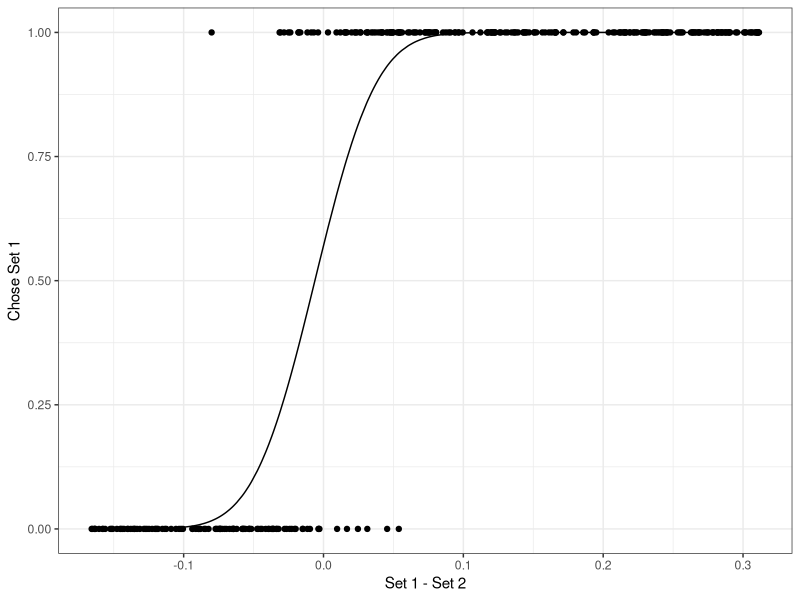
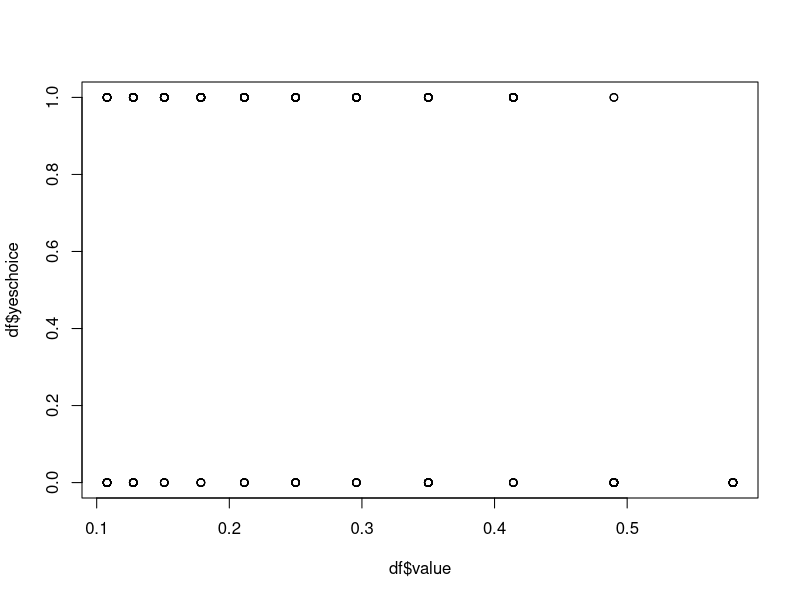
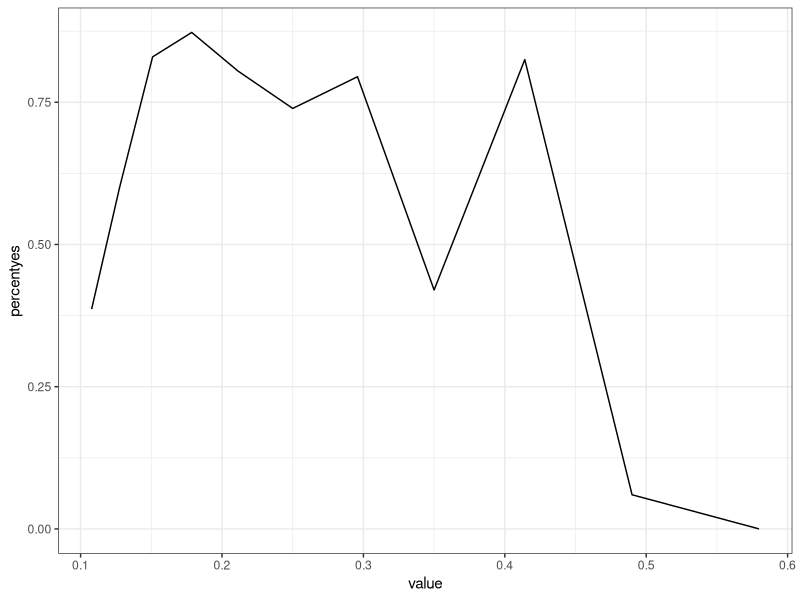

Write the R code that produced these figures, in order.
#run sims for Ariely experiment

library(ggplot2)
library(tidyverse)

# Function to take two values and a tolerance level and return true if 
# mainval within tolerance level of checkagainstval 
#(ie 5 checked against 7 with tolerance level of 2 would return true)

idcheck <- function(mainval, checkagainstval, tolerance){
  valmax <- checkagainstval+tolerance
  valmin <- checkagainstval-tolerance
  result <- ifelse(mainval < valmax & mainval > valmin,
                   TRUE, FALSE)
  return(result)
}

#convert previous function to check one value against every value in a set

idcheckset <- function(mainval, set, tolerance){
  idvec <- c()
  for (i in 1:length(set)) {
    idvec[i] <- idcheck(mainval, set[i], tolerance)
  }
  return(idvec)
}

# "uniform" kernel function specified in Bhui paper

kernel <- function(X){
  X[X >= -1 & X <= 1] <- (X[X >= -1 & X <= 1]+1)/2
  X[X <= -1] <- 0
  X[X >= 1] <- 1
  return(X)
}

#Main function: gives position of x within inferred distribution based on set X given bandwidth h
#so a CDF is built using X and h then function returns position of x in this CDF
#note that subsetsize is the size of a set sampled from the set then used when inferring distribution
# this will be useful in future but normally we make it redundant by setting it as the n of X

biaskde <- function(x, X, h, subsetsize){
  X1 <- sample(X, subsetsize)
  xdiff <- x - X1
  kx <- xdiff/h
  kX <- kernel(kx)
  CDF <- sum(kX*1/length(kX))
  return(CDF)
}

#Simple extension to previous function but recomputes 
# CDF and returns values x for every x in set x given set X 
#(supposed to represent a set of items (x) being judged serially etc against presented set of X)
#note. this is not important in current code

biaskdevec <- function(x, X, h, subsetsize){
  Xpred <- x
  for (i in 1:length(X)){
    Xpred[i] <- biaskde(x[i], X, h, subsetsize)
  }
  return(Xpred)
}

#function to take set, sample initialsetn from set, compute CDF from sample with bandwidth h
# then sample test values until the value is within decisionthreshold distance from 0.5
# function then returns value that was "accepted" as mean

meandiscrim <- function(set, initialsetn, decisionthreshold, h){
  setnew <- sample(set, initialsetn)
  rankval <- 0
  while (idcheck(rankval, 0.5, decisionthreshold) != 1){
    testval <- runif(1, min(setnew), max(setnew))
    rankval <- biaskde(testval, setnew, h, length(setnew))
  }
  return(testval)
}

#pretty useful, simple function to add noise to each value in set, 
# noise is generated from a normal distribution with mean 0 and SD of noisesd

perceptualnoise <- function(set, noisesd){
  newset <- c()
  for (i in 1:length(set)) {
    newset[i] <- set[i]+(rnorm(1, 0, noisesd))
  }
  return(newset)
}

#Ignore next few things I have only left them in because I think they might be useful
lset <- c()
sset <- c()
for (i in 1:10){
  lset[i] <- meandiscrim(rep(c(0.1, 0.5, 0.6, 0.7, 0.8, 0.9),2), 12, 0.04, 5)
  sset[i] <- meandiscrim(c(0.1, 0.5, 0.6, 0.7, 0.8, 0.9), 6, 0.04, 5)
}
lset
sset
#potential proof that we need subsample < n

#function that takes a set, adds noisy retrieval, estimates mean of set using parameters from before
#then returns 1 if testvalue is above mean and 0 if testvalue is below mean
# this should represent people being given a set then a comparison and asked if the comparison is above the mean of the set

meandiscrimcompare <- function(set, testvalue, noisesd, initialsetn, decisionthreshold, h){
  newtestvalue <- perceptualnoise(testvalue, noisesd)
  newset <- perceptualnoise(set, noisesd)
  mean1 <- meandiscrim(newset, initialsetn, decisionthreshold, h)
  diff <- mean1 - newtestvalue
  choice <- ifelse(diff >= 0, 0, 1)
  return(choice)
}

#Next lines just follow the rule Ariely used to produce dot sizes - 
#parts of this were changed between conditions
set1 <- c(-1.5, -0.5, 0.5, 1.5)
set1 <- 0.25*(1.40^set1)
data <- c()
theme_set(theme_bw())

#Function takes in a set and other parameters and is then asked a number of times (330 in this case)
#whether a randomly produced value between testbounds[1] and testbounds[2] is lower or higher than estimated set mean
#output is graph of data and probit regression fit
#first value is discrimination threshold (difference in order to be 1 SD away from 50/50 choice)
#PS let me know if this conceptualisation of discrimination threshold is wrong 

discrimthresholdsim <- function(set, testbounds, noisesd, initialsetn, decisionthreshold, h){
  set1 <- set
  difference <- c()
  choice <- c()
  testval <- c()
  for (i in 1:330) {
    testval[i] <- runif(1, testbounds[1], testbounds[2])
    difference[i] <- testval[i] - mean(set1)
    choice[i] <- meandiscrimcompare(set1, testval[i], noisesd = noisesd, initialsetn = initialsetn, 
                                    decisionthreshold = decisionthreshold, h = h)
  }
  data <- data.frame(c(1:330), difference, choice)
  colnames(data) <- c("Round", "Difference", "Choice")
  probreg <- glm(Choice ~ Difference, family = binomial(link = "probit"),
                 data = data)
  absdifference <- (1-probreg$coefficients[1])/probreg$coefficients[2]
  discrimthreshold <- (absdifference/mean(set1))*100
  data$predict <- pnorm(probreg$coefficients[1]+
                          (data$Difference*probreg$coefficients[2]))
  plot <- ggplot(data, aes(x = Difference, y = Choice)) +
    geom_point() +
    geom_line(aes(y = predict)) +
    xlab("Set 1 - Set 2") +
    ylab("Chose Set 1")
  print(plot)
  return(c(absdifference, discrimthreshold))
}

#set, testbounds, noisesd, initialsetn, decisionthreshold, h
#Example run of previous function with noisesd, h, and decision threshold that seems to work 

discrimthresholdsim(set1, c(0.1, 0.58), 0.03, 4, 0.04, 0.1)

#Next set of code is similar to before but it isn't set up as a single function
#this code takes into account set, testvals, internal noise sd and threshold
#then produces recognition data for each of the test vals to be part of set1
#important thing is the graph it produces

idtestvals <- c(-2.5, -2, -1.5, -1, -0.5, 0, 0.5, 1, 1.5, 2, 2.5)
set1 <- c(-1.5, -0.5, 0.5, 1.5)
testvals <- 0.25*(1.4^idtestvals)
set1 <- 0.25*(1.4^set1)
noisesd <- 0.03
threshold <- 0.04

value <- c()
yeschoice <- c()
for (i in 1:500) {
  value[i] <- sample(testvals, 1)
  id <- idcheckset(value[i], perceptualnoise(set1, noisesd), threshold)
  yeschoice[i] <- ifelse(length(id[id == T]) == 0, 0, 1)
}
df <- data.frame(value, yeschoice)
head(df)
plot(df$value, df$yeschoice)
plot <- ggplot(df, aes(x = as.factor(value), y = yeschoice))+
  geom_point()+
  geom_line(stat = "summary")
sumdf <- df %>% group_by(value) %>% 
  summarise(percentyes = sum(yeschoice == 1)/sum(yeschoice == 1|yeschoice == 0))
plot <- ggplot(sumdf, aes(x = value, y = percentyes)) +
  geom_line()
plot


# Notes: no perceptual noise but identification threshold noise -
# need very low threshold noise for right disc. threshold
# very low threshold noise leads to perfect performance in id experiment
# high perceptual noise and low threshold noise leads to very large discrimination threshold

# somewhat replicates Ariely results w/ perceptual noise = 0.04
# & similarity threshold = 0.15





